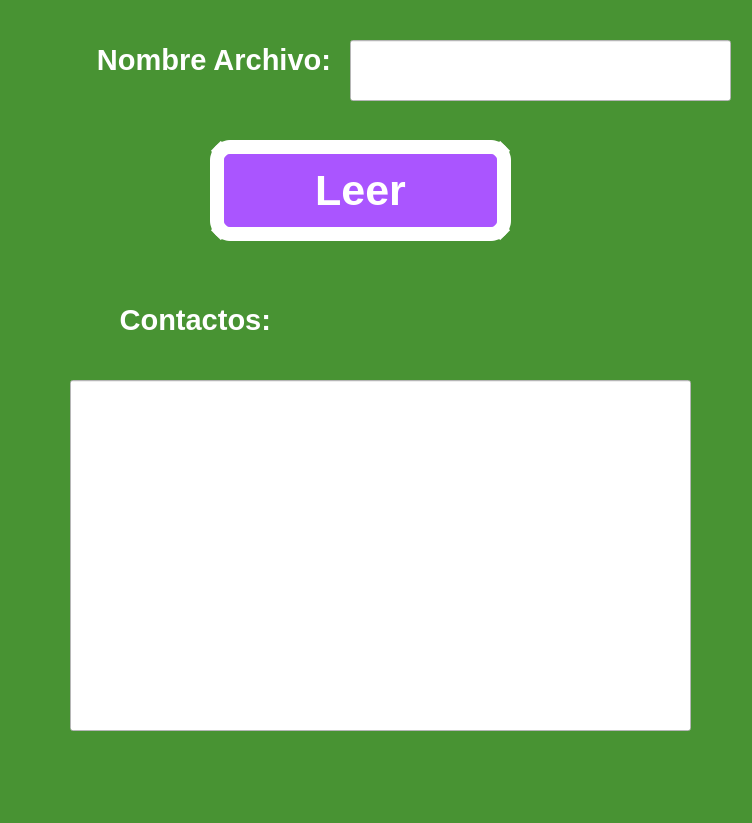
<?xml version="1.0" encoding="UTF-8"?>
<ui version="4.0">
 <class>MainWindow</class>
 <widget class="QMainWindow" name="MainWindow">
  <property name="geometry">
   <rect>
    <x>0</x>
    <y>0</y>
    <width>752</width>
    <height>823</height>
   </rect>
  </property>
  <property name="windowTitle">
   <string>MainWindow</string>
  </property>
  <property name="styleSheet">
   <string notr="true">background-color: rgb(72, 147, 51);
</string>
  </property>
  <widget class="QWidget" name="centralwidget">
   <widget class="QLabel" name="labelA">
    <property name="geometry">
     <rect>
      <x>20</x>
      <y>10</y>
      <width>311</width>
      <height>101</height>
     </rect>
    </property>
    <property name="text">
     <string>&lt;html&gt;&lt;head/&gt;&lt;body&gt;&lt;p align=&quot;right&quot;&gt;&lt;span style=&quot; font-size:22pt; font-weight:600; color:#ffffff;&quot;&gt;Nombre Archivo:&lt;/span&gt;&lt;/p&gt;&lt;/body&gt;&lt;/html&gt;</string>
    </property>
   </widget>
   <widget class="QLineEdit" name="txt_name">
    <property name="geometry">
     <rect>
      <x>350</x>
      <y>40</y>
      <width>381</width>
      <height>61</height>
     </rect>
    </property>
    <property name="styleSheet">
     <string notr="true">background-color: rgb(255, 255, 255);
font: 22pt &quot;MS Shell Dlg 2&quot;;</string>
    </property>
    <property name="text">
     <string/>
    </property>
    <property name="alignment">
     <set>Qt::AlignCenter</set>
    </property>
   </widget>
   <widget class="QLineEdit" name="txt_vista">
    <property name="geometry">
     <rect>
      <x>70</x>
      <y>380</y>
      <width>621</width>
      <height>351</height>
     </rect>
    </property>
    <property name="styleSheet">
     <string notr="true">background-color: rgb(255, 255, 255);
font: 22pt &quot;MS Shell Dlg 2&quot;;</string>
    </property>
    <property name="text">
     <string/>
    </property>
    <property name="alignment">
     <set>Qt::AlignCenter</set>
    </property>
   </widget>
   <widget class="QLabel" name="labelSuma">
    <property name="geometry">
     <rect>
      <x>50</x>
      <y>280</y>
      <width>221</width>
      <height>81</height>
     </rect>
    </property>
    <property name="text">
     <string>&lt;html&gt;&lt;head/&gt;&lt;body&gt;&lt;p align=&quot;right&quot;&gt;&lt;span style=&quot; font-size:22pt; font-weight:600; color:#ffffff;&quot;&gt;Contactos:&lt;/span&gt;&lt;/p&gt;&lt;/body&gt;&lt;/html&gt;</string>
    </property>
   </widget>
   <widget class="QPushButton" name="btn_read">
    <property name="geometry">
     <rect>
      <x>210</x>
      <y>140</y>
      <width>301</width>
      <height>101</height>
     </rect>
    </property>
    <property name="font">
     <font>
      <pointsize>32</pointsize>
      <weight>75</weight>
      <bold>true</bold>
     </font>
    </property>
    <property name="styleSheet">
     <string notr="true">background-color: rgb(170, 85, 255);
color: rgb(255, 255, 255);
border-radius:20px;
border: 14px solid white;</string>
    </property>
    <property name="text">
     <string>Leer</string>
    </property>
   </widget>
  </widget>
  <widget class="QMenuBar" name="menubar">
   <property name="geometry">
    <rect>
     <x>0</x>
     <y>0</y>
     <width>752</width>
     <height>26</height>
    </rect>
   </property>
  </widget>
  <widget class="QStatusBar" name="statusbar"/>
 </widget>
 <resources/>
 <connections/>
</ui>
